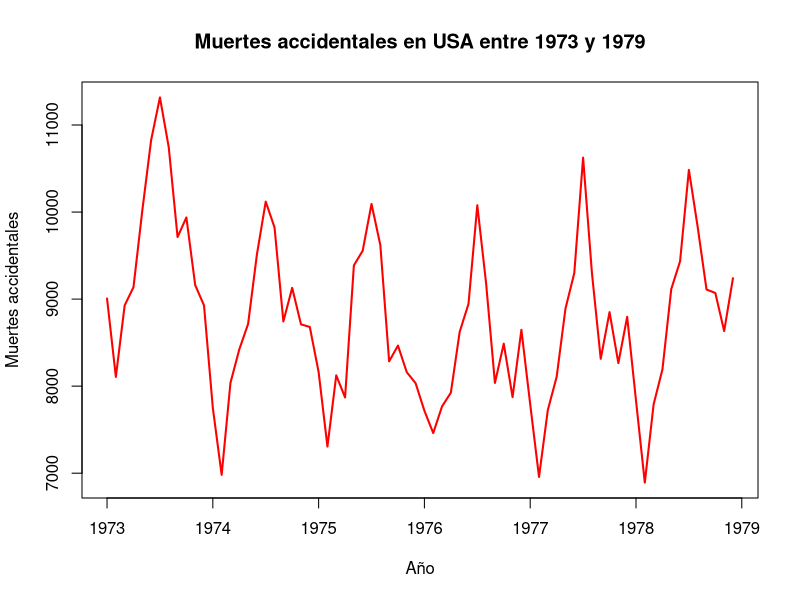

Reproduce this figure in R.
## ---- chunk 1
print("Hola mundo")
paste("Hola", "mundo")
## ---- chunk 2
plot(USAccDeaths, col = "red", 
     xlab = "Año", ylab = "Muertes accidentales", lwd = 2,
     main = "Muertes accidentales en USA entre 1973 y 1979")
## ---- chunk 3
library(flextable)
library(officer)
doc <- read_docx()
ftable <- flextable(USArrests)
ftable <- align(ftable, align = "center", part = "header")
ftable <- align(ftable, align = "center", part = "body")
ftable <- autofit(ftable, add_w = 1)
ftable <- theme_vanilla(ftable)
print(ftable)
doc2 <- body_add_flextable(doc, value = ftable)
print(doc2, target = "tabla_criminalidad.docx" )
